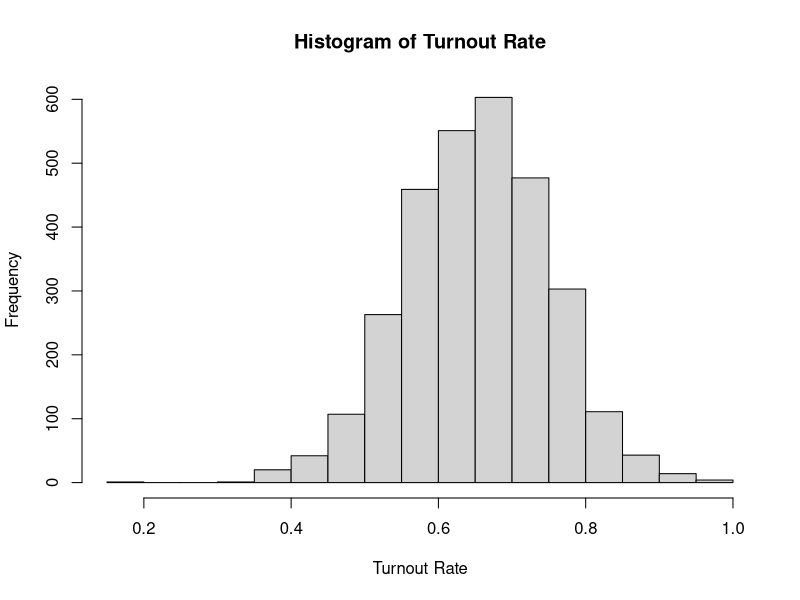
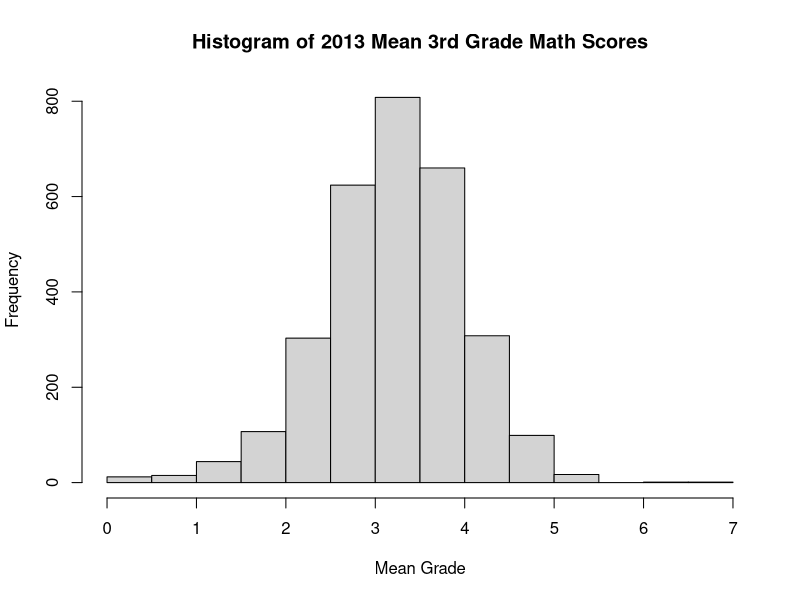
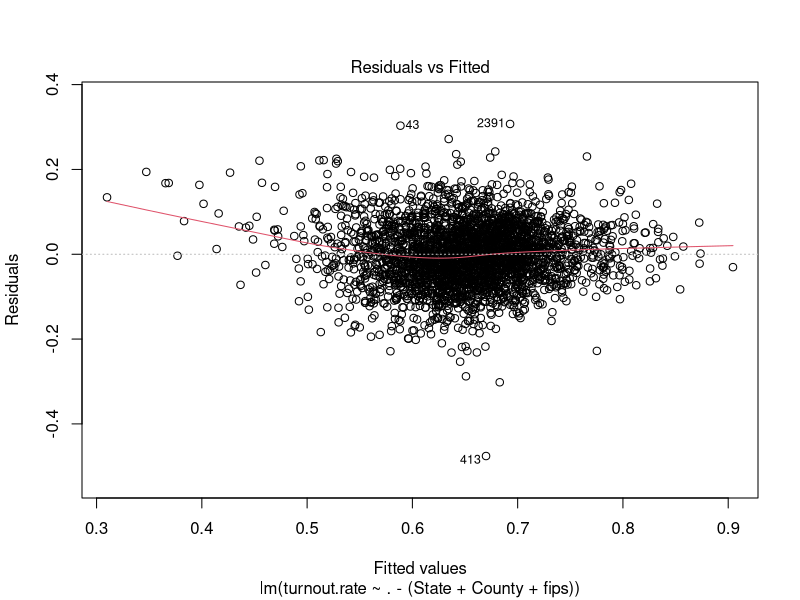
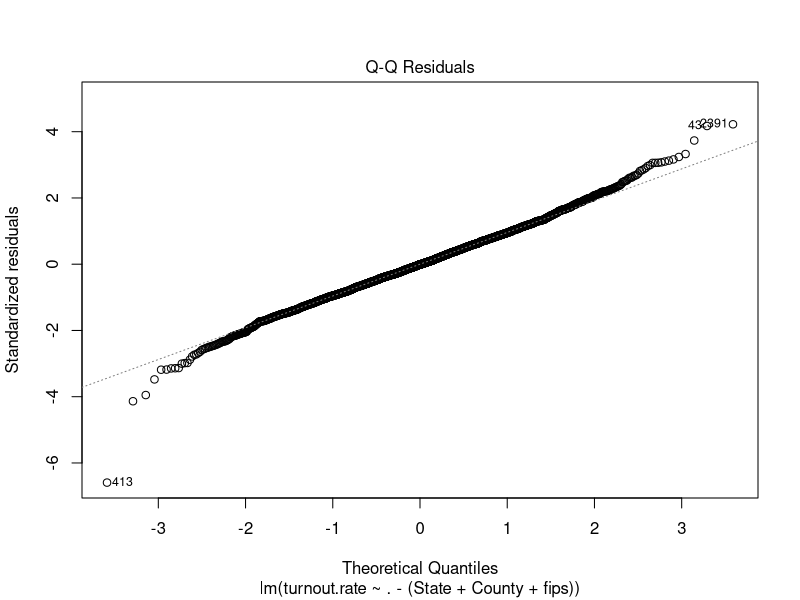

Recreate these plots in R, in order.
## ---- chunk 1
rm(list = ls())
require(readr)
require(tidyr)
require(dplyr)
require(knitr)
## ---- chunk 2
data <- read.csv("../data/processed/data.csv")
head(data)
## ---- chunk 3
predictors <- names(data)[!(names(data) %in% c('State', 'County', 'fips'))]
summary_table <- data.frame()

for (predictor in predictors) {
  column <- data[[predictor]]
  num_missing <- sum(is.na(column))
  mean_var <- mean(column, na.rm = TRUE)
  median_var <- median(column, na.rm = TRUE)
  sd_var <- sd(column, na.rm = TRUE)
  iqr_var <- IQR(column, na.rm = TRUE)
  min_var <- min(column, na.rm = TRUE)
  max_var <- max(column, na.rm = TRUE)

  summary_table <- rbind(summary_table, data.frame(
    Variable = predictor,
    Missing = num_missing,
    Mean = round(mean_var, 2),
    Median = round(median_var, 2),
    SD = round(sd_var, 2),
    IQR = round(iqr_var, 2),
    Min = round(min_var, 2),
    Max = round(max_var, 2)
  ))
}

kable(summary_table)

dim(data)
## ---- chunk 4
data <- select(data, -ln_wage_growth_hs_grad)
data <- subset(data, apply(data, 1, FUN = function(x) {!any(is.na(x))}))
dim(data)
## ---- chunk 5
data <- data %>%
  mutate(turnout.rate = case_when(
    turnout.rate > 1 ~ 1,
    .default = turnout.rate
  ))
hist(data$turnout.rate, main = 'Histogram of Turnout Rate', xlab = 'Turnout Rate')
## ---- chunk 6
data <- data %>%
  mutate(gsmn_math_g3_2013 = case_when(
    gsmn_math_g3_2013 < 0 ~ 0,
    .default = gsmn_math_g3_2013
  ))
data[order(data$gsmn_math_g3_2013, decreasing = F),]
hist(data$gsmn_math_g3_2013, main = 'Histogram of 2013 Mean 3rd Grade Math Scores', xlab = 'Mean Grade')
## ---- chunk 7
lm_model <- lm(turnout.rate ~ . - (State + County + fips), data = data)
summary(lm_model)
plot(lm_model, c(1, 2))
